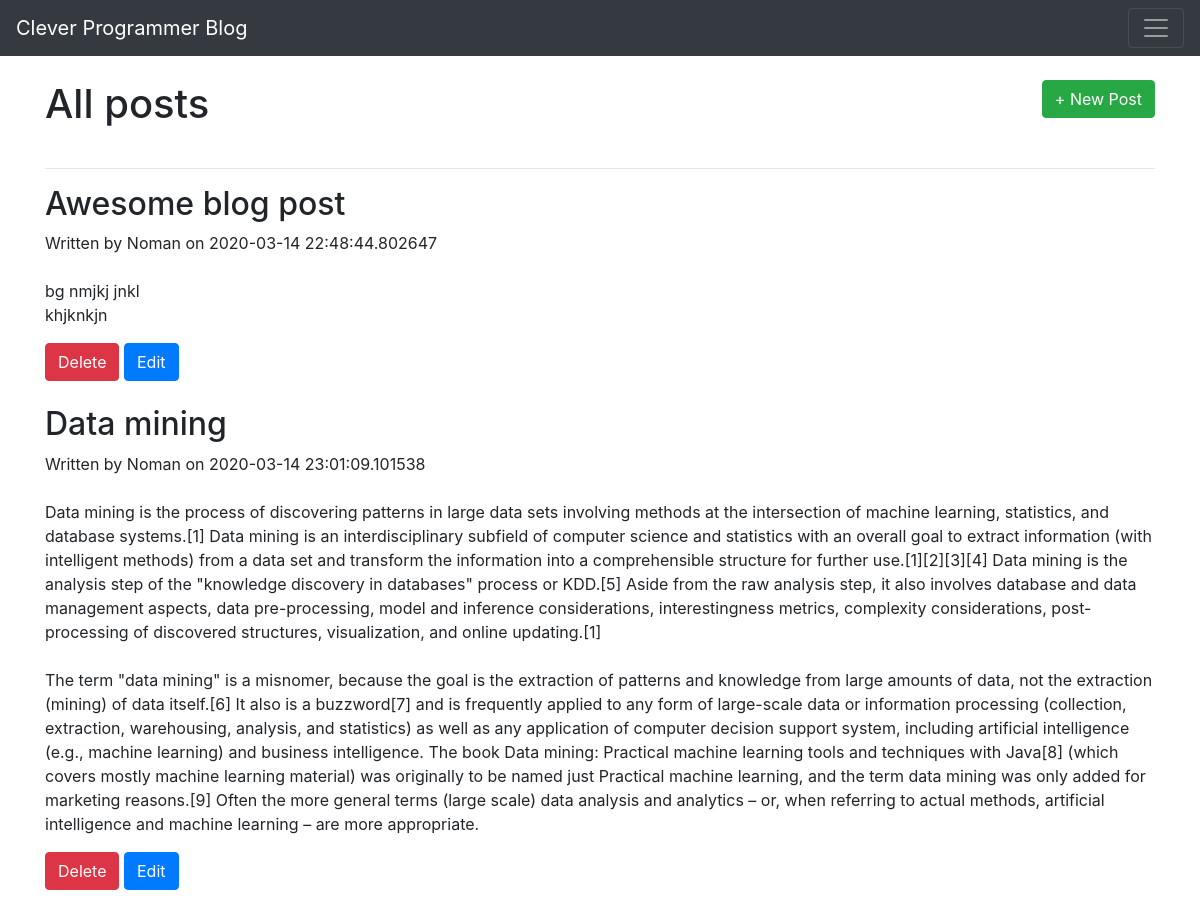
The page /posts on the database its author committed.
### app.py (models this page shows, shortened)
class BlogPost(db.Model):
    id = db.Column(db.Integer,primary_key=True)
    title = db.Column(db.String(100),nullable=False)
    content = db.Column(db.Text, nullable=False)
    author = db.Column(db.String(20),nullable=False, default='N/A')
    date_posted = db.Column(db.DateTime,nullable=False,default=datetime.utcnow)

### app.py (the view)
@app.route('/posts',methods=['GET','POST'])
def posts():
    if request.method== 'POST':
        post_title = request.form['title']
        post_author = request.form['author']
        post_content = request.form['content']
        new_post = BlogPost(title=post_title,content=post_content,author=post_author)
        db.session.add(new_post)
        db.session.commit()
        return redirect('/posts')
    else:
        all_posts = BlogPost.query.order_by(BlogPost.date_posted).all()
    return render_template('posts.html',posts=all_posts)

### templates/posts.html (shortened to what this page needs)
{% extends 'base.html' %}
{% block body %}
<div>
   <br>
    <h1 style="display: inline;">All posts</h1>
    <a style="display: inline;" class="btn btn-success float-right" href="/posts/new" f >+ New Post</a>
</div>
   <br>
   <hr>
   {% for post in posts %}
      <h2>{{ post.title }}</h2>
      {% if post.author %}
           <samll>Written by {{post.author}} on {{post.date_posted}}</small>
      {% else %}
      <samll>Written by unknown on {{post.date_posted}}</small>
      {% endif %}
      <br>
      <br>
      <p style="white-space:pre-wrap ;">{{ post.content }}</p>
      <a class="btn btn-danger" href="/posts/delete/{{post.id}}">Delete</a>
      <a class ="btn btn-primary" href="/posts/edit/{{post.id}}">Edit</a>
      <br>
      <br>
   {% endfor %}
{% endblock %}

### templates/base.html (shortened to what this page needs)
<!DOCTYPE html>
<html>
<head>
    <link rel="stylesheet" href="https://stackpath.bootstrapcdn.com/bootstrap/4.4.1/css/bootstrap.min.css"
>
</head>
<body>
    <nav class="navbar navbar-dark bg-dark">
        <a class="navbar-brand" href="/">Clever Programmer Blog</a>
        <button class="navbar-toggler" type="button" data-toggle="collapse" data-target="#navbarsExample01"
            aria-controls="navbarsExample01" aria-expanded="false" aria-label="Toggle navigation">
            <span class="navbar-toggler-icon"></span>
        </button>
    </nav>
    <div class="container">
        {% block body %} {% endblock %}
    </div>
</body>
</html>

### rows shown on the page
BlogPost: title "Awesome blog post", author "Noman", date_posted "2020-03-14 22:48:44.802647", content "bg nmjkj jnkl khjknkjn"
BlogPost: title "Data mining", author "Noman", date_posted "2020-03-14 23:01:09.101538", content "Data mining is the process of discovering patterns in large data sets involving methods at the intersection of machine learning, statistics, and database systems.[1] Data mining is an interdisciplinary subfield of computer science and statistics with an overall goal to extract information (with intelligent methods) from a data set and transform the information into a comprehensible structure for further use.[1][2][3][4] Data mining is the analysis step of the \"knowledge discovery in databases\" process or KDD.[5] Aside from the raw analysis step, it also involves database and data management aspects, data pre-processing, model and inference considerations, interestingness metrics, complexity…"
